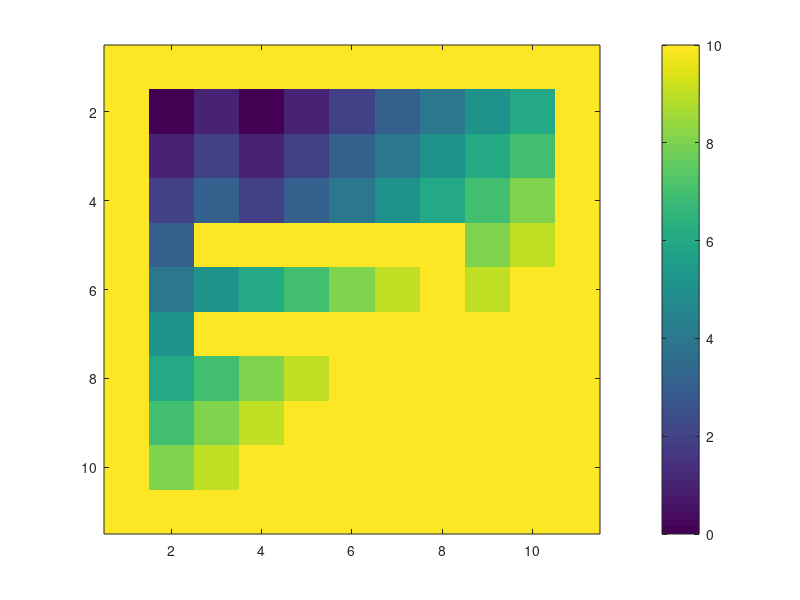

The MATLAB source for this figure:
a=zeros(11,11);
alreadyModified=(a==1);
a=a+10;

% goals
a(2,2)=0;
alreadyModified(2,2)=1;
a(2,4)=0;
alreadyModified(2,4)=1;
% 
% barriers
alreadyModified(5,3:8)=1;
alreadyModified(7,3:8)=1;

mask=[0 1 0;1 0 1;0 1 0];
mask=(mask==1);
b=a;
iterations=13;
for kk=1:iterations
    b1=b;
    for ii=2:10
        for jj=2:10
            subB=b(ii-1:ii+1,jj-1:jj+1);
            d=min(subB(mask));
            if (d~=10 && ~alreadyModified(ii,jj))
                b1(ii,jj)=1+d;
                alreadyModified(ii,jj)=1;
            end
        end
    end
    b=b1
    figure(1);imagesc(b);colorbar
    alreadyModified
end
